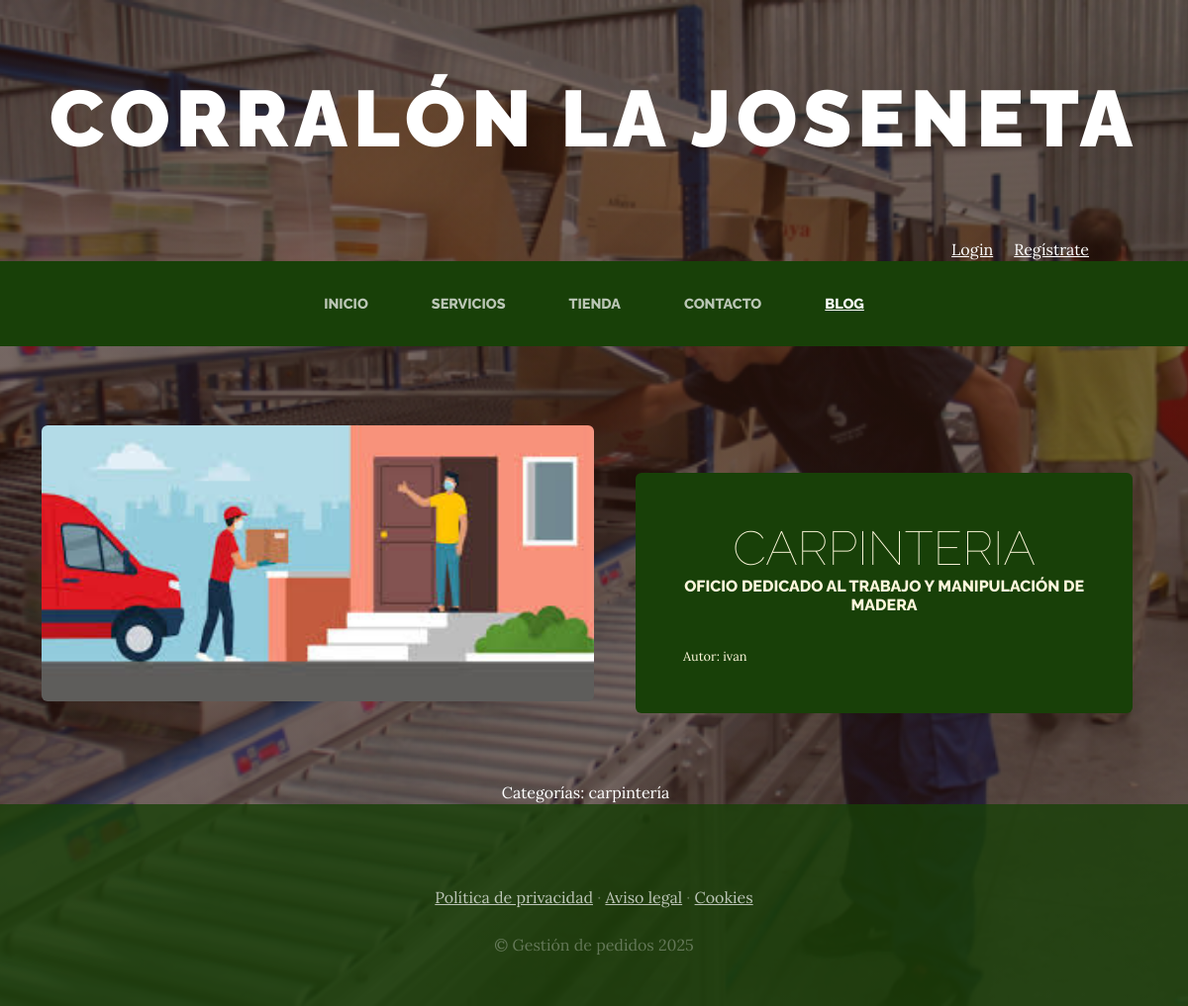
The app's page /blog/categoria/1/ with its own data.
### blog/models.py (models this page shows, shortened)
class Post(models.Model):
    titulo=models.CharField(max_length=100)
    contenido=models.CharField(max_length=100)
    imagen=models.ImageField(upload_to="blog", null=True, blank=True)
    autor=models.ForeignKey(User, on_delete=models.CASCADE)
    categorias=models.ManyToManyField(Categoria)
    created=models.DateTimeField(auto_now_add=True)
    updated=models.DateTimeField(auto_now_add=True)
    class Meta:
        verbose_name='post'
        verbose_name_plural='posts'

class Categoria(models.Model):
    nombre=models.CharField(max_length=50)
    created=models.DateTimeField(auto_now_add=True)
    updated=models.DateTimeField(auto_now_add=True)
    class Meta:
        verbose_name='categoria'
        verbose_name_plural='categorias'

### blog/views.py (the view)
# urls.py: path('categoria/<int:categoria_id>/', views.categoria, name="categoria")
def categoria(request, categoria_id):
    categoria=Categoria.objects.get(id=categoria_id)
    posts=Post.objects.filter(categorias=categoria)
    return render(request, "blog/categoria.html", {'categoria':categoria,"posts": posts })

### carro/context_processor.py (called while the page is built)
def importe_total_carro(request):
    total=0
    if request.user.is_authenticated:
        for key, value in request.session["carro"].items():
            total=total+float(value["precio"])
    else:
        total="Debes hacer login"
    return {"importe_total_carro":total}

### blog/templates/blog/categoria.html
{% extends "ProyectoWebApp/base.html" %}
{% load static %}
{% block content %}
    {% for post in posts %}
    <section class="page-section clearfix">
        <div class="container">
          <div class="intro">
            <img class="intro-img img-fluid mb-3 mb-lg-0 rounded" src="{{post.imagen.url}}" alt="" style="width: 50%;">
            <div class="intro-text left-0 text-center bg-faded p-5 rounded">
              <h2 class="section-heading mb-4" >
                <span class="section-heading-lower">{{post.titulo}}</span>
                <span class="section-heading-upper">{{post.contenido}}</span>
              </h2>
              <div style="text-align: left; font-size: 0.8em;">
                Autor: {{post.autor}}
              </div>
            </div>
          </div>
        </div>
      </section>
    {% endfor %}
    <section>
        <div style="width: 75%; margin: auto; text-align: center; color: white;">
          Categorías:
          {% for post in posts %}
            {% for categoria in post.categorias.all %}
              {{categoria.nombre}} &nbsp;&nbsp;&nbsp;
            {% endfor %}
          {% endfor %}
        </div>
    </section>
{% endblock %}

### ProyectoWebApp/static/ProyectoWebApp/css/gestion.css (style rules this page uses)
body { font-family: 'Lora'; background: linear-gradient(rgba(47, 23, 15, 0.65), rgba(47, 23, 15, 0.65)), url("../img/bg_main.jpg"); background-attachment: fixed; background-position: center; background-size: cover; }
h1, h2, h3, h4, h5, h6 { font-family: 'Raleway'; }
.page-section { margin-top: 5rem; margin-bottom: 5rem; }
.section-heading { text-transform: uppercase; }
.section-heading .section-heading-upper { display: block; font-size: 1rem; font-weight: 800; padding-bottom:.5rem; }
.section-heading .section-heading-lower { display: block; font-size: 3rem; font-weight: 100; }
.bg-faded { background-color: rgba(255, 255, 255, 0.85); }
.intro { position: relative; }
@media (min-width: 992px) { .intro .intro-img { width: 75%; float: left; } }
@media (min-width: 992px) { .intro .intro-text { left: 600; width: 60%; margin-top: 3rem; background-color: rgba(24, 64, 8); color: cornsilk; position: absolute; } }
@media (min-width: 1200px) { .intro .intro-text { width: 45%; } }

### records on screen
Post: imagen (picture), titulo "CARPINTERIA", contenido "OFICIO DEDICADO AL TRABAJO Y MANIPULACIÓN DE MADERA", autor "ivan"
Categoria: nombre "carpintería"
